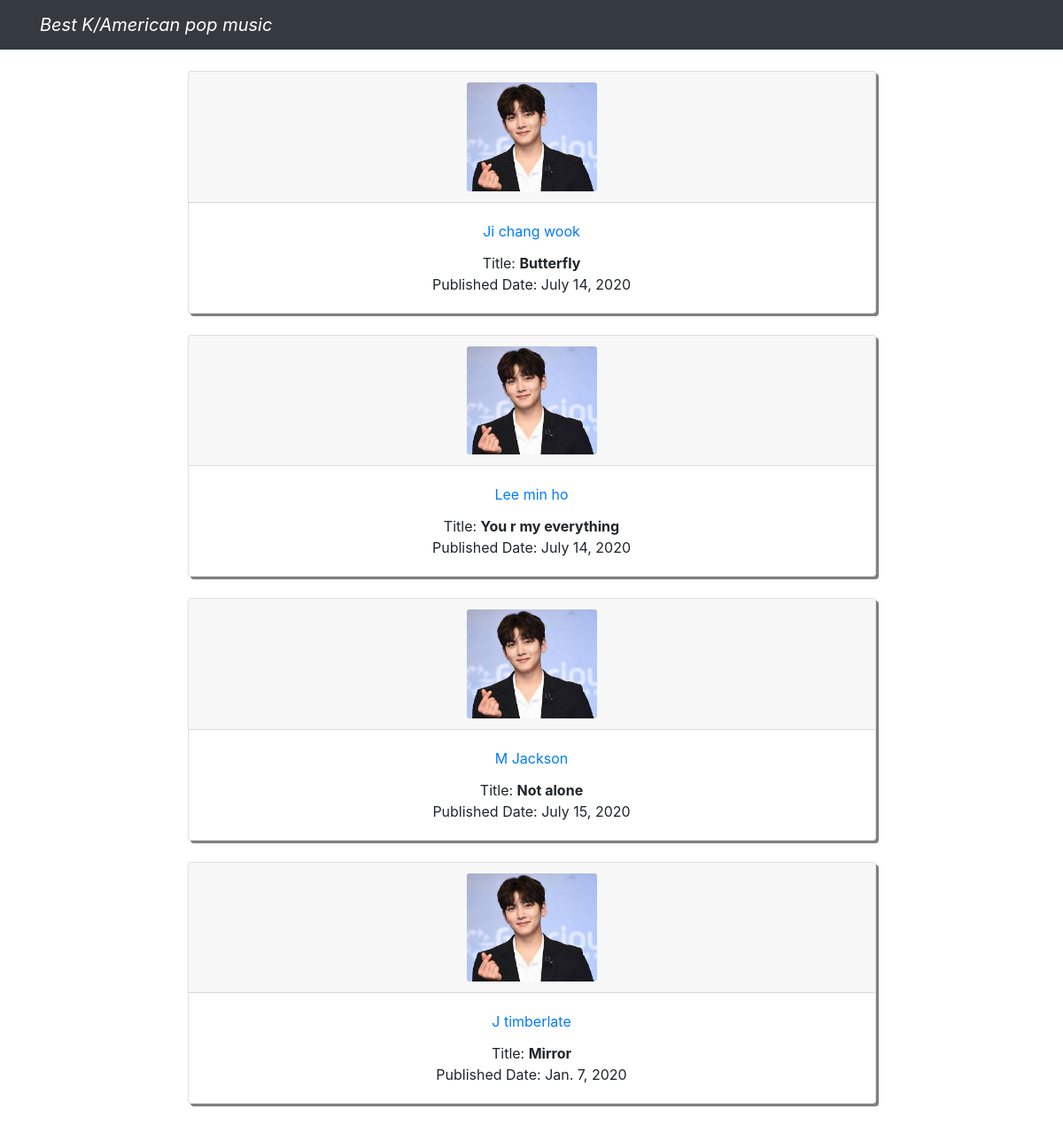
The app's page /music/ with its own data.
### music/models.py (models this page shows, shortened)
class Songs(models.Model):
    singer = models.CharField(max_length=20)
    title = models.CharField(max_length=20)
    text = models.TextField(max_length=500)
    pub_date = models.DateField('date published')

### music/views.py (the view)
# urls.py: path('', views.index, name='index'),
def index(request):
    songs_lists = Songs.objects.all()
    template = loader.get_template('music/index.html')
    context = {
        'songs_lists' : songs_lists
    }
    return HttpResponse(template.render(context, request))

### music/templates/music/index.html (shortened to what this page needs)
{% extends 'music/base.html' %}
{% block content %}
{% if songs_lists %}
    {% for song in songs_lists %}
        <div class="card" style="box-shadow: 3px 3px gray; width: 70%; margin-left: 15%">
        <div class="card-header">
        <img class="card-img"
             style="width: 20%"
 alt="">
        </div>
        <div class="card-body">
            <div class="card-title"><a href="/music/{{ song.id }}/">{{ song.singer }}</a></div>
            <div>Title: <b>{{ song.title }}</b></div>
            <div>Published Date: {{ song.pub_date }}</div>
        </div>
    </div>
        <br>
{% endfor %}
{% else %}
    <p>No songs are available.</p>
{% endif %}
{% endblock %}

### music/templates/music/base.html (shortened to what this page needs)
{% load static %}
<!DOCTYPE html>
<html lang="en">
<head>
    <link href="{% static 'vendor/bootstrap/css/bootstrap.min.css' %}" rel="stylesheet">
</head>
<body>
    <nav class="navbar navbar-expand-lg navbar-dark bg-dark static-top">
    <div class="container">
      <a class="navbar-brand" href="{% url 'music:index' %}"><i>Best K/American pop music</i></a>
    </div>
  </nav>
    <br>
    <div class="container">
    <div class="row">
      <div class="col-lg-12 text-center">
        {% block content %}
        {% endblock %}
      </div>
    </div>
  </div>
</body>
</html>

### records on screen
Songs: singer "Ji chang wook", title "Butterfly", pub_date "July 14, 2020"
Songs: singer "Lee min ho", title "You r my everything", pub_date "July 14, 2020"
Songs: singer "M Jackson", title "Not alone", pub_date "July 15, 2020"
Songs: singer "J timberlate", title "Mirror", pub_date "Jan. 7, 2020"
